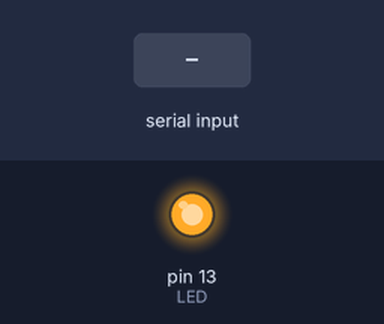
Recording of a sketch running on a simulated Arduino Uno, built with avr-gcc and run on an emulated ATmega328P. Parts: output pins drawn as LEDs (lit = HIGH). Inputs (shaded band) come from the test bench. What the sketch prints to the serial monitor is not drawn.

Above: at 0.01 s.
At 2.1 s:
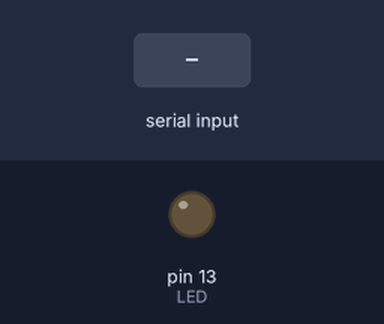
2.2 s: "r\n" received over Serial
Timing chart, 0 to 5.2 s (numbered marks = the images above; inputs shaded):
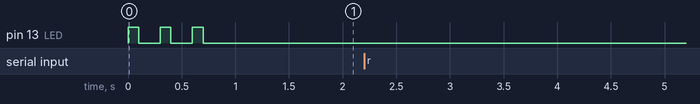

Measured:
- after the input at 2.2 s, every drawn part: stays the same

The sketch:

DigitalQuery.ino
```cpp
#include <SPI.h>
#include <SoftwareSerial.h>
#include "Debug.h"

String DigitalPinList(int lowPin, int highPin);
String MemoryHex(byte* mem, int len);

int LED = 13;
byte LOW_DIGITAL = 22;
byte HIGH_DIGITAL = 53;
int WAIT_TO_FAIL_MS =10;

byte dataInbound = 0;
byte lowPin =LOW_DIGITAL;
byte highPin =HIGH_DIGITAL;

byte BIT_MASK[] = {B10000000, B1000000, B100000, B10000, B1000, B100, B10, B1};
int BIT_MASK_Length = sizeof(BIT_MASK);

Debug m_Debug;

void setup() {
  Serial.begin(9600);

  //Set all digital pin to input (enviorment will make flicker.  Make sure to build known state pins.
  for(int i = LOW_DIGITAL; i < HIGH_DIGITAL; i++)
  {
    pinMode(i,INPUT);
  }

  //Ready Pattern
  pinMode(LED ,OUTPUT);
  for (int i= 0; i<3;i++)
  {
    digitalWrite(LED ,HIGH);
    delay(100);
    digitalWrite(LED ,LOW);
    delay(200);
  }
}

void loop(){
  //Buffer for more complicated requests.
  byte buf[2] = {0,0};

  //Check if the system has any data avaliable from the PC.
  if ( Serial.available() > 0 )
  {
    dataInbound = Serial.read();

    switch(dataInbound)
    {
      case 'f': // f-actory Reset
        LOW_DIGITAL = 22;
        HIGH_DIGITAL = 53;
      break;

      case 's': // S-et LowPin HighPin   's'0x\012x\30
        Serial.readBytes(buf,2);
        LOW_DIGITAL = buf[0];
        HIGH_DIGITAL = buf[1];
      break;

      case 'q': // Q-uery LowPin HighPin   'q'0x\012x\30
        Serial.readBytes(buf,2);
        lowPin = buf[0];
        highPin = buf[1];

        if (lowPin > 0 && highPin > 0)
          Serial.println(DigitalPinList(lowPin,highPin));
      break;

      case 'r': // r-eport
      if (LOW_DIGITAL > 0 && HIGH_DIGITAL > 0)
      {
        String data = DigitalPinList(LOW_DIGITAL, HIGH_DIGITAL);
        Serial.println(data);
      }
      break;

      default:
        //Do nothing
        //Burn all the remaining bytes in the Serial Line.
      break;
    }//end-switch
  }// end-if
}//end-loop()

/* DigitalPinList will build a bit-array and return it to the caller as a ascii encoded string.
lowpin - the begining pin of the query
highpoin - the end of the query
*/
String DigitalPinList(int lowPin, int highPin){
  byte rVal[] = {0,0,0,0, 0,0,0,0};
  int rValLength = sizeof(rVal);
  int rValIndex =0;

	// Loop over each of the interested pins
  for(int i = lowPin; i <= highPin; i++)
  {
    rValIndex = i / BIT_MASK_Length; //Located the current Byte in the array
    uint8_t pinVal = digitalRead(i); // read the Arduino Pin.
    if (HIGH==pinVal)
    {
      rVal[rValIndex] = rVal[rValIndex] | BIT_MASK[i%BIT_MASK_Length];    //Mask this element of the Byte High.
    }
  }//end-for

  return MemoryHex(rVal,rValLength);
}//end-DigitalPinLins

/* MemoryHex dumps an area of memory, as a ascii encoded string*/
String MemoryHex(byte* mem, int len){
  String rVal = "";

  for (int i =0; i < len; i++){
    rVal += Debug::ByteToString(mem[i]); //Dump the Hex out
    rVal += " ";
  }
  return rVal;
}
```

Debug.cpp
```cpp
#include "Debug.h"   // define MyClass

void Debug::WaitforMonitor(){
    while (!Serial) {
      ; // wait for serial port to connect. Needed for native USB port only
  }
}

String Debug::BoolToString(bool variable){
  if(variable){
    return "true";
  }
  return "false";
}

String Debug::ByteToString(byte val){
  String valAsString = String(val,HEX);
  String rVal = valAsString;

  //Format valAsString into two places.
  if (valAsString.length() == 1){
    rVal = "0" + valAsString;
  }

  //Final Format
  rVal.toUpperCase();
  return rVal;
}


String Debug::MemoryDump(byte* mem, int len){
  String rVal = "00 01 02 03 04 05 06 07 08 09";
  for (int i =0; i < len; i++){
    if (i%10==0 ) rVal += "\n"; // every 10 chars add a newline
    rVal += Debug::ByteToString(mem[i]); //Dump the Hex out
    rVal += " ";
    }
  rVal += "\n00 01 02 03 04 05 06 07 08 09\n";
  return rVal;
}
```

Debug.h
```cpp
#ifndef __DEBUG_H_INCLUDED__   // if x.h hasn't been included yet...
#define __DEBUG_H_INCLUDED__   // #define this so the compiler knows it has been included
#include <SPI.h>

class Debug
{
private:
public:
  static void WaitforMonitor();
  static String BoolToString(bool variable);
  static String MemoryDump(byte* mem, int len);
  static String ByteToString(byte val);
};
#endif
```
